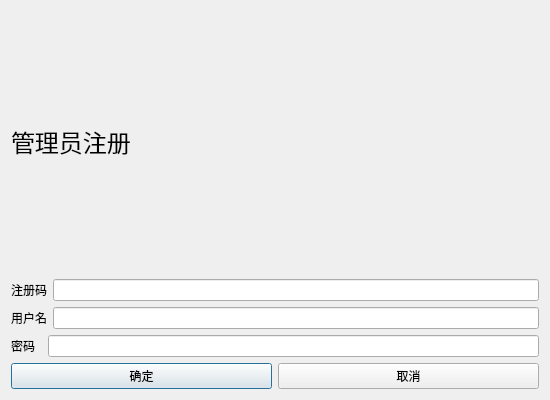
<?xml version="1.0" encoding="UTF-8"?>
<ui version="4.0">
 <class>Adminregister</class>
 <widget class="QDialog" name="Adminregister">
  <property name="geometry">
   <rect>
    <x>0</x>
    <y>0</y>
    <width>550</width>
    <height>400</height>
   </rect>
  </property>
  <property name="windowTitle">
   <string>Dialog</string>
  </property>
  <layout class="QVBoxLayout" name="verticalLayout">
   <item>
    <widget class="QLabel" name="label">
     <property name="font">
      <font>
       <family>微软雅黑 Light</family>
       <pointsize>18</pointsize>
      </font>
     </property>
     <property name="text">
      <string>管理员注册</string>
     </property>
    </widget>
   </item>
   <item>
    <layout class="QHBoxLayout" name="horizontalLayout_2">
     <item>
      <widget class="QLabel" name="label_4">
       <property name="text">
        <string>注册码</string>
       </property>
      </widget>
     </item>
     <item>
      <widget class="QLineEdit" name="register_num"/>
     </item>
    </layout>
   </item>
   <item>
    <layout class="QHBoxLayout" name="horizontalLayout">
     <item>
      <widget class="QLabel" name="label_2">
       <property name="text">
        <string>用户名</string>
       </property>
      </widget>
     </item>
     <item>
      <widget class="QLineEdit" name="userLineEdit"/>
     </item>
    </layout>
   </item>
   <item>
    <layout class="QHBoxLayout" name="horizontalLayout_4">
     <item>
      <widget class="QLabel" name="label_3">
       <property name="text">
        <string>密码  </string>
       </property>
      </widget>
     </item>
     <item>
      <widget class="QLineEdit" name="pwdLineEdit">
       <property name="echoMode">
        <enum>QLineEdit::Password</enum>
       </property>
      </widget>
     </item>
    </layout>
   </item>
   <item>
    <layout class="QHBoxLayout" name="horizontalLayout_3">
     <item>
      <widget class="QPushButton" name="confirm">
       <property name="text">
        <string>确定</string>
       </property>
      </widget>
     </item>
     <item>
      <widget class="QPushButton" name="cancel">
       <property name="text">
        <string>取消</string>
       </property>
      </widget>
     </item>
    </layout>
   </item>
  </layout>
 </widget>
 <resources/>
 <connections/>
</ui>
